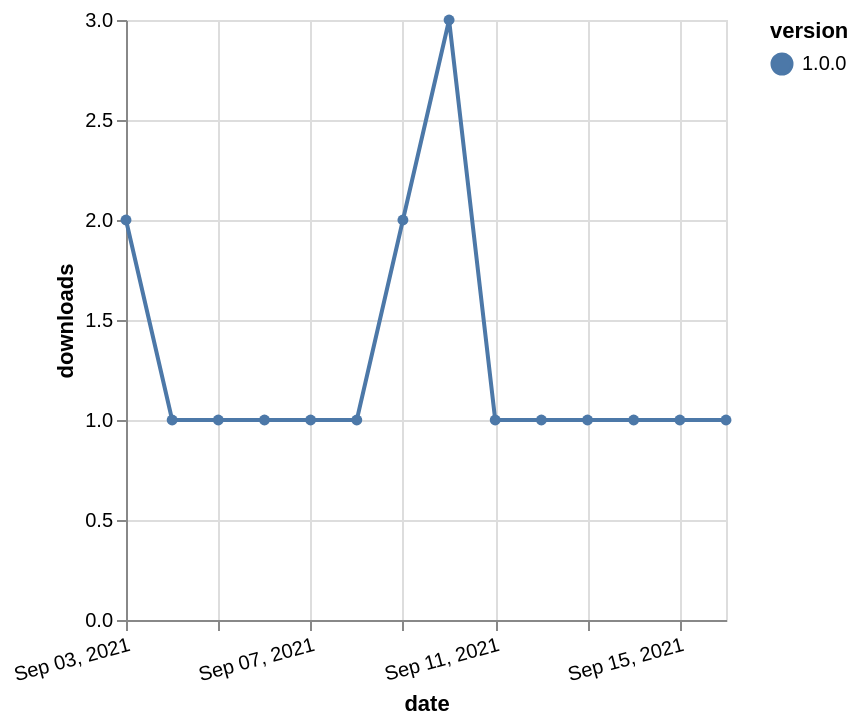

Express this chart as Vega-Lite.
### Vega-Lite specification from a JSON file in a GitHub repository (floating-point values rounded to 4 significant figures)
{"$schema": "https://vega.github.io/schema/vega-lite/v5.json", "description": "A simple bar chart with embedded data.", "data": {"values": [{"date": "2021-09-03", "total": 128, "delta": 2, "version": "1.0.0"}, {"date": "2021-09-04", "total": 129, "delta": 1, "version": "1.0.0"}, {"date": "2021-09-05", "total": 130, "delta": 1, "version": "1.0.0"}, {"date": "2021-09-06", "total": 131, "delta": 1, "version": "1.0.0"}, {"date": "2021-09-07", "total": 132, "delta": 1, "version": "1.0.0"}, {"date": "2021-09-08", "total": 133, "delta": 1, "version": "1.0.0"}, {"date": "2021-09-09", "total": 135, "delta": 2, "version": "1.0.0"}, {"date": "2021-09-10", "total": 138, "delta": 3, "version": "1.0.0"}, {"date": "2021-09-11", "total": 139, "delta": 1, "version": "1.0.0"}, {"date": "2021-09-12", "total": 140, "delta": 1, "version": "1.0.0"}, {"date": "2021-09-13", "total": 141, "delta": 1, "version": "1.0.0"}, {"date": "2021-09-14", "total": 142, "delta": 1, "version": "1.0.0"}, {"date": "2021-09-15", "total": 143, "delta": 1, "version": "1.0.0"}, {"date": "2021-09-16", "total": 144, "delta": 1, "version": "1.0.0"}]}, "width": "container", "mark": {"type": "line", "point": {"filled": true}}, "encoding": {"x": {"field": "date", "type": "temporal", "timeUnit": "yearmonthdate", "title": "date", "axis": {"labelAngle": -15}}, "y": {"field": "delta", "type": "quantitative", "title": "downloads"}, "color": {"field": "version", "type": "nominal"}, "tooltip": {"field": "delta"}}}
